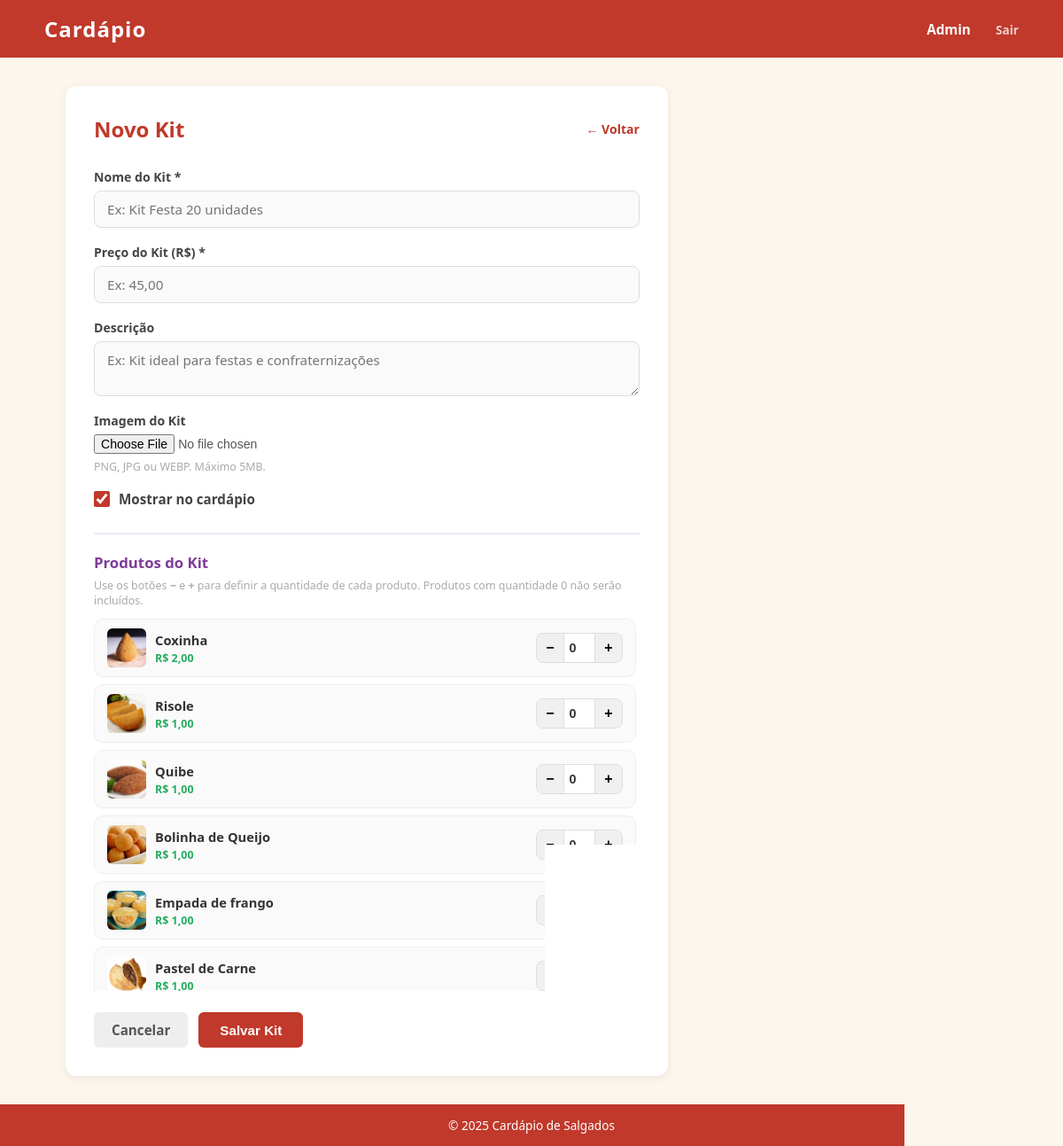
/admin/kit/criar (signed in), run on the app's committed database.
### app.py (models this page shows)
class Produto(db.Model):
    id = db.Column(db.Integer, primary_key=True)
    nome = db.Column(db.String(100), nullable=False)
    descricao = db.Column(db.Text, nullable=True)
    preco = db.Column(db.String(20), nullable=False)
    categoria = db.Column(db.String(50), nullable=False)
    imagem = db.Column(db.String(200), nullable=True)
    visivel = db.Column(db.Boolean, default=True)
    estoque = db.Column(db.Integer, nullable=True, default=None)

### app.py (the view, shortened to what this page needs)
@app.route('/admin/kit/criar', methods=['GET', 'POST'])
@login_necessario
def criar_kit():
    produtos = Produto.query.all()
    return render_template('criar_kit.html', produtos=produtos)

### app.py (called while the page is built)
def login_necessario(f):
    @wraps(f)
    def verificar(*args, **kwargs):
        if not session.get('admin_logado'):
            return redirect(url_for('login'))
        return f(*args, **kwargs)
    return verificar

### templates/criar_kit.html (shortened to what this page needs)
{% extends 'index.html' %}
{% block conteudo %}
<div class="form-container" style="max-width:680px">
    <div class="form-titulo">
        <h2>Novo Kit</h2>
        <a href="{{ url_for('admin') }}" class="voltar">← Voltar</a>
    </div>
    <form method="POST" action="{{ url_for('criar_kit') }}" enctype="multipart/form-data">
        <div class="form-group">
            <label for="nome">Nome do Kit *</label>
            <input type="text" id="nome" name="nome" placeholder="Ex: Kit Festa 20 unidades" required>
        </div>
        <div class="form-group">
            <label for="preco">Preço do Kit (R$) *</label>
            <input type="text" id="preco" name="preco" placeholder="Ex: 45,00" required>
        </div>
        <div class="form-group">
            <label for="descricao">Descrição</label>
            <textarea id="descricao" name="descricao" rows="2"
                placeholder="Ex: Kit ideal para festas e confraternizações"></textarea>
        </div>
        <div class="form-group">
            <label for="imagem">Imagem do Kit</label>
            <input type="file" id="imagem" name="imagem" accept=".jpg,.jpeg,.png,.webp">
            <span class="hint">PNG, JPG ou WEBP. Máximo 5MB.</span>
        </div>
        <div class="form-group form-check">
            <input type="checkbox" id="visivel" name="visivel" checked>
            <label for="visivel">Mostrar no cardápio</label>
        </div>
        <div class="kit-secao">
            <h3 class="kit-secao-titulo">Produtos do Kit</h3>
            <p class="hint" style="margin-bottom:12px">
                Use os botões <strong>−</strong> e <strong>+</strong> para definir a quantidade de cada produto.
                Produtos com quantidade 0 não serão incluídos.
            </p>
            {% if produtos %}
                <div class="kit-produto-lista">
                    {% for p in produtos %}
                    <div class="kit-produto-row">
                        <div class="kit-prod-info">
                            {% if p.imagem %}
                                <img src="{{ url_for('static', filename='uploads/' + p.imagem) }}"
                                     alt="{{ p.nome }}" class="kit-mini-thumb">
                            {% else %}
                                <div class="kit-mini-thumb kit-sem-foto"></div>
                            {% endif %}
                            <div>
                                <strong>{{ p.nome }}</strong>
                                <span class="kit-preco-ref">R$ {{ p.preco }}</span>
                            </div>
                        </div>
                        <div class="kit-qtd-ctrl">
                            <button type="button" class="qtd-btn" onclick="decrementarKit(this)">−</button>
                            <input type="number" name="prod_{{ p.id }}" value="0" min="0"
                                   class="kit-qtd-input" readonly>
                            <button type="button" class="qtd-btn" onclick="incrementarKit(this)">+</button>
                        </div>
                    </div>
                    {% endfor %}
                </div>
            {% else %}
                <p class="vazio">Nenhum produto cadastrado ainda. <a href="{{ url_for('criar_produto') }}">Criar produto</a></p>
            {% endif %}
        </div>
        <div class="form-actions">
            <a href="{{ url_for('admin') }}" class="btn btn-cancelar">Cancelar</a>
            <button type="submit" class="btn btn-salvar">Salvar Kit</button>
        </div>
    </form>
</div>
{% endblock %}

### static/css/style.css (style rules this page uses)
* { margin: 0; padding: 0; box-sizing: border-box; }
body { font-family: 'Segoe UI', Tahoma, Geneva, Verdana, sans-serif; background-color: #fdf6ec; color: #333; display: flex; flex-direction: column; min-height: 100vh; }
.btn { display: inline-block; padding: 7px 14px; border-radius: 6px; font-size: 0.82rem; font-weight: 600; border: none; cursor: pointer; text-decoration: none; transition: opacity 0.2s, background-color 0.2s; white-space: nowrap; }
.btn-salvar { background-color: #c0392b; color: white; padding: 10px 24px; font-size: 0.95rem; }
.btn-cancelar { background-color: #eee; color: #555; padding: 10px 20px; font-size: 0.95rem; }
.form-container { background: white; border-radius: 12px; padding: 32px; max-width: 560px; box-shadow: 0 2px 10px rgba(0,0,0,0.08); }
.form-titulo { display: flex; justify-content: space-between; align-items: center; margin-bottom: 28px; }
.form-titulo h2 { color: #c0392b; font-size: 1.5rem; }
.voltar { font-size: 0.88rem; color: #c0392b; text-decoration: none; font-weight: 600; }
.form-group { margin-bottom: 18px; display: flex; flex-direction: column; gap: 6px; }
.form-group label { font-weight: 600; font-size: 0.88rem; color: #444; }
.form-group input[type="text"], .form-group select, .form-group textarea { border: 1px solid #ddd; border-radius: 8px; padding: 10px 14px; font-size: 0.95rem; font-family: inherit; outline: none; transition: border-color 0.2s; background: #fafafa; }
.form-group input[type="file"] { font-size: 0.88rem; color: #555; }
.hint { font-size: 0.78rem; color: #aaa; }
.form-check { flex-direction: row; align-items: center; gap: 10px; }
.form-check input[type="checkbox"] { width: 18px; height: 18px; cursor: pointer; accent-color: #c0392b; }
.form-check label { font-size: 0.95rem; cursor: pointer; }
.form-actions { display: flex; gap: 12px; margin-top: 24px; }
.qtd-btn { width: 30px; height: 30px; border: 1px solid #ddd; background: white; border-radius: 6px; font-size: 1rem; font-weight: 700; cursor: pointer; display: flex; align-items: center; justify-content: center; transition: background 0.15s; }
.kit-secao { margin-top: 28px; border-top: 2px solid #f0e6f6; padding-top: 20px; }
.kit-secao-titulo { font-size: 1.05rem; color: #7d3c98; margin-bottom: 6px; }
.kit-produto-lista { display: flex; flex-direction: column; gap: 8px; max-height: 420px; overflow-y: auto; padding-right: 4px; }
.kit-produto-row { display: flex; align-items: center; justify-content: space-between; padding: 10px 14px; border-radius: 10px; border: 1px solid #eee; background: #fafafa; transition: border-color 0.2s, background 0.2s; gap: 12px; }
.kit-prod-info { display: flex; align-items: center; gap: 10px; flex: 1; min-width: 0; }
.kit-prod-info > div { display: flex; flex-direction: column; gap: 2px; min-width: 0; }
.kit-prod-info strong { font-size: 0.92rem; white-space: nowrap; overflow: hidden; text-overflow: ellipsis; }
.kit-preco-ref { font-size: 0.78rem; color: #27ae60; font-weight: 600; }
.kit-mini-thumb { width: 44px; height: 44px; object-fit: cover; border-radius: 6px; flex-shrink: 0; }
.kit-qtd-ctrl { display: flex; align-items: center; gap: 0; border: 1px solid #ddd; border-radius: 8px; overflow: hidden; flex-shrink: 0; }
.kit-qtd-ctrl .qtd-btn { width: 30px; height: 32px; border: none; background: #f0f0f0; font-size: 1rem; font-weight: 700; cursor: pointer; transition: background 0.15s; border-radius: 0; }
.kit-qtd-input { width: 36px; height: 32px; border: none; border-left: 1px solid #ddd; border-right: 1px solid #ddd; text-align: center; font-size: 0.9rem; font-weight: 700; background: white; color: #333; }

### data on the page
Produto: imagem (picture), nome "Coxinha", preco "2,00"
Produto: imagem (picture), nome "Risole", preco "1,00"
Produto: imagem (picture), nome "Quibe", preco "1,00"
Produto: imagem (picture), nome "Bolinha de Queijo", preco "1,00"
Produto: imagem (picture), nome "Empada de frango", preco "1,00"
Produto: imagem (picture), nome "Pastel de Carne", preco "1,00"
